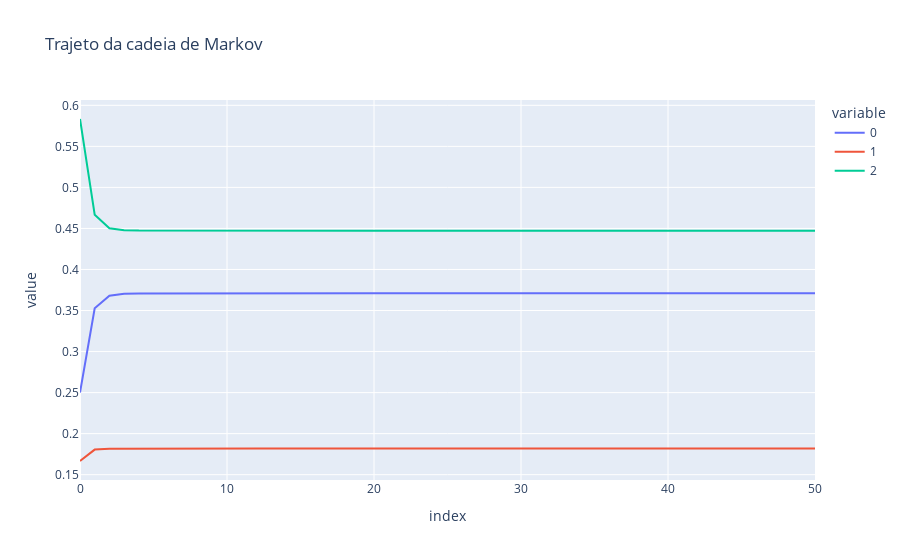

The notebook cell this image was saved under:
### Code cell
estado = dist_inicial
estados = dist_inicial
for x in range(50):
	estado = np.dot(estado, matriz_prob)
	estados = np.append(estados, estado, axis=0)
	historico = pd.DataFrame(estados)
px.line(historico, title='Trajeto da cadeia de Markov')

### Figure 1 — Plotly figure (JSON) as saved in the notebook; plotly's stock layout.template omitted (floating-point values rounded to 4 significant figures)
{"data": [{"hovertemplate": "variable=0<br>index=%{x}<br>value=%{y}<extra></extra>", "legendgroup": "0", "line": {"color": "#636efa", "dash": "solid"}, "marker": {"symbol": "circle"}, "mode": "lines", "name": "0", "orientation": "v", "showlegend": true, "type": "scatter", "x": [0, 1, 2, 3, 4, 5, 6, 7, 8, 9, 10, 11, 12, 13, 14, 15, 16, 17, 18, 19, 20, 21, 22, 23, 24, 25, 26, 27, 28, 29, 30, 31, 32, 33, 34, 35, 36, 37, 38, 39, 40, 41, 42, 43, 44, 45, 46, 47, 48, 49, 50], "xaxis": "x", "y": [0.25, 0.3528, 0.3681, 0.3704, 0.3708, 0.3709, 0.3709, 0.3709, 0.3709, 0.3709, 0.3709, 0.3709, 0.3709, 0.3709, 0.3709, 0.3709, 0.3709, 0.3709, 0.3709, 0.3709, 0.3709, 0.3709, 0.3709, 0.3709, 0.3709, 0.3709, 0.3709, 0.3709, 0.3709, 0.3709, 0.3709, 0.3709, 0.3709, 0.3709, 0.3709, 0.3709, 0.3709, 0.3709, 0.3709, 0.3709, 0.3709, 0.3709, 0.3709, 0.3709, 0.3709, 0.3709, 0.3709, 0.3709, 0.3709, 0.3709, 0.3709], "yaxis": "y"}, {"hovertemplate": "variable=1<br>index=%{x}<br>value=%{y}<extra></extra>", "legendgroup": "1", "line": {"color": "#EF553B", "dash": "solid"}, "marker": {"symbol": "circle"}, "mode": "lines", "name": "1", "orientation": "v", "showlegend": true, "type": "scatter", "x": [0, 1, 2, 3, 4, 5, 6, 7, 8, 9, 10, 11, 12, 13, 14, 15, 16, 17, 18, 19, 20, 21, 22, 23, 24, 25, 26, 27, 28, 29, 30, 31, 32, 33, 34, 35, 36, 37, 38, 39, 40, 41, 42, 43, 44, 45, 46, 47, 48, 49, 50], "xaxis": "x", "y": [0.1667, 0.1806, 0.1817, 0.1818, 0.1818, 0.1818, 0.1818, 0.1818, 0.1818, 0.1818, 0.1818, 0.1818, 0.1818, 0.1818, 0.1818, 0.1818, 0.1818, 0.1818, 0.1818, 0.1818, 0.1818, 0.1818, 0.1818, 0.1818, 0.1818, 0.1818, 0.1818, 0.1818, 0.1818, 0.1818, 0.1818, 0.1818, 0.1818, 0.1818, 0.1818, 0.1818, 0.1818, 0.1818, 0.1818, 0.1818, 0.1818, 0.1818, 0.1818, 0.1818, 0.1818, 0.1818, 0.1818, 0.1818, 0.1818, 0.1818, 0.1818], "yaxis": "y"}, {"hovertemplate": "variable=2<br>index=%{x}<br>value=%{y}<extra></extra>", "legendgroup": "2", "line": {"color": "#00cc96", "dash": "solid"}, "marker": {"symbol": "circle"}, "mode": "lines", "name": "2", "orientation": "v", "showlegend": true, "type": "scatter", "x": [0, 1, 2, 3, 4, 5, 6, 7, 8, 9, 10, 11, 12, 13, 14, 15, 16, 17, 18, 19, 20, 21, 22, 23, 24, 25, 26, 27, 28, 29, 30, 31, 32, 33, 34, 35, 36, 37, 38, 39, 40, 41, 42, 43, 44, 45, 46, 47, 48, 49, 50], "xaxis": "x", "y": [0.5833, 0.4667, 0.4502, 0.4477, 0.4473, 0.4473, 0.4473, 0.4473, 0.4473, 0.4473, 0.4473, 0.4473, 0.4473, 0.4473, 0.4473, 0.4473, 0.4473, 0.4473, 0.4473, 0.4473, 0.4473, 0.4473, 0.4473, 0.4473, 0.4473, 0.4473, 0.4473, 0.4473, 0.4473, 0.4473, 0.4473, 0.4473, 0.4473, 0.4473, 0.4473, 0.4473, 0.4473, 0.4473, 0.4473, 0.4473, 0.4473, 0.4473, 0.4473, 0.4473, 0.4473, 0.4473, 0.4473, 0.4473, 0.4473, 0.4473, 0.4473], "yaxis": "y"}], "layout": {"legend": {"title": {"text": "variable"}, "tracegroupgap": 0}, "title": {"text": "Trajeto da cadeia de Markov"}, "xaxis": {"anchor": "y", "domain": [0, 1], "title": {"text": "index"}}, "yaxis": {"anchor": "x", "domain": [0, 1], "title": {"text": "value"}}}}
